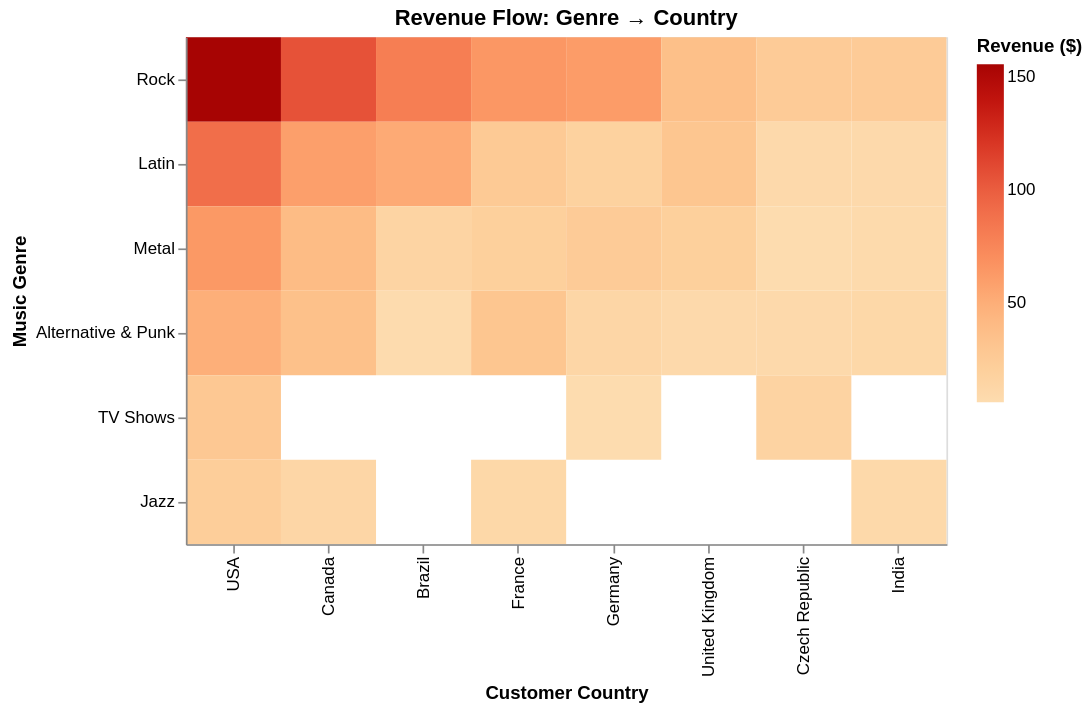

Notebook source saved alongside this figure:
### Markdown cell above
### Heatmap: Genre to Country flow

### Code cell
df_flow = genre_country_flow.DataFrame()

top_genres = df_flow.groupby('genre')['flow_value'].sum().nlargest(6).index.tolist()
top_countries = df_flow.groupby('country')['flow_value'].sum().nlargest(8).index.tolist()

filtered_flow = df_flow[
    (df_flow['genre'].isin(top_genres)) & 
    (df_flow['country'].isin(top_countries))
]

chart = (
    alt.Chart(filtered_flow)
    .mark_rect()
    .encode(
        x=alt.X('country:N', title='Customer Country', sort=top_countries),
        y=alt.Y('genre:N', title='Music Genre', sort=top_genres),
        color=alt.Color('flow_value:Q', 
            scale=alt.Scale(scheme='orangered'),
            legend=alt.Legend(title='Revenue ($)')),
        tooltip=['genre', 'country', 'flow_value', 'purchase_count']
    )
    .properties(title='Revenue Flow: Genre → Country', width=450, height=300)
)

chart

### Figure 1 — Vega-Lite specification as saved in the notebook (floating-point values rounded to 4 significant figures)
{"config": {"view": {"continuousWidth": 300, "continuousHeight": 300}}, "data": {"name": "data-3157215eb9b863426ae495d930bfae73"}, "mark": {"type": "rect"}, "encoding": {"color": {"field": "flow_value", "legend": {"title": "Revenue ($)"}, "scale": {"scheme": "orangered"}, "type": "quantitative"}, "tooltip": [{"field": "genre", "type": "nominal"}, {"field": "country", "type": "nominal"}, {"field": "flow_value", "type": "quantitative"}, {"field": "purchase_count", "type": "quantitative"}], "x": {"field": "country", "sort": ["USA", "Canada", "Brazil", "France", "Germany", "United Kingdom", "Czech Republic", "India"], "title": "Customer Country", "type": "nominal"}, "y": {"field": "genre", "sort": ["Rock", "Latin", "Metal", "Alternative & Punk", "TV Shows", "Jazz"], "title": "Music Genre", "type": "nominal"}}, "height": 300, "title": "Revenue Flow: Genre → Country", "width": 450, "$schema": "https://vega.github.io/schema/vega-lite/v6.1.0.json", "datasets": {"data-3157215eb9b863426ae495d930bfae73": [{"genre": "Rock", "country": "USA", "flow_value": 155.4, "purchase_count": 157}, {"genre": "Rock", "country": "Canada", "flow_value": 105.9, "purchase_count": 107}, {"genre": "Latin", "country": "USA", "flow_value": 90.09, "purchase_count": 91}, {"genre": "Rock", "country": "Brazil", "flow_value": 80.19, "purchase_count": 81}, {"genre": "Rock", "country": "France", "flow_value": 64.35, "purchase_count": 65}, {"genre": "Metal", "country": "USA", "flow_value": 63.36, "purchase_count": 64}, {"genre": "Rock", "country": "Germany", "flow_value": 61.38, "purchase_count": 62}, {"genre": "Latin", "country": "Canada", "flow_value": 59.4, "purchase_count": 60}, {"genre": "Latin", "country": "Brazil", "flow_value": 52.47, "purchase_count": 53}, {"genre": "Alternative & Punk", "country": "USA", "flow_value": 49.5, "purchase_count": 50}, {"genre": "Metal", "country": "Canada", "flow_value": 39.6, "purchase_count": 40}, {"genre": "Rock", "country": "United Kingdom", "flow_value": 36.63, "purchase_count": 37}, {"genre": "Alternative & Punk", "country": "Canada", "flow_value": 35.64, "purchase_count": 36}, {"genre": "Alternative & Punk", "country": "France", "flow_value": 30.69, "purchase_count": 31}, {"genre": "Latin", "country": "United Kingdom", "flow_value": 30.69, "purchase_count": 31}, {"genre": "TV Shows", "country": "USA", "flow_value": 27.86, "purchase_count": 14}, {"genre": "Latin", "country": "France", "flow_value": 25.74, "purchase_count": 26}, {"genre": "Rock", "country": "India", "flow_value": 24.75, "purchase_count": 25}, {"genre": "Metal", "country": "Germany", "flow_value": 24.75, "purchase_count": 25}, {"genre": "Rock", "country": "Czech Republic", "flow_value": 24.75, "purchase_count": 25}, {"genre": "Jazz", "country": "USA", "flow_value": 21.78, "purchase_count": 22}, {"genre": "Metal", "country": "United Kingdom", "flow_value": 19.8, "purchase_count": 20}, {"genre": "Metal", "country": "France", "flow_value": 19.8, "purchase_count": 20}, {"genre": "Latin", "country": "Germany", "flow_value": 17.82, "purchase_count": 18}, {"genre": "TV Shows", "country": "Czech Republic", "flow_value": 15.92, "purchase_count": 8}, {"genre": "Metal", "country": "Brazil", "flow_value": 14.85, "purchase_count": 15}, {"genre": "Alternative & Punk", "country": "Germany", "flow_value": 12.87, "purchase_count": 13}, {"genre": "Jazz", "country": "Canada", "flow_value": 12.87, "purchase_count": 13}, {"genre": "Jazz", "country": "France", "flow_value": 10.89, "purchase_count": 11}, {"genre": "Alternative & Punk", "country": "India", "flow_value": 10.89, "purchase_count": 11}, {"genre": "Jazz", "country": "India", "flow_value": 9.9, "purchase_count": 10}, {"genre": "Latin", "country": "Czech Republic", "flow_value": 8.91, "purchase_count": 9}, {"genre": "Latin", "country": "India", "flow_value": 8.91, "purchase_count": 9}, {"genre": "Alternative & Punk", "country": "Czech Republic", "flow_value": 8.91, "purchase_count": 9}, {"genre": "Alternative & Punk", "country": "United Kingdom", "flow_value": 8.91, "purchase_count": 9}, {"genre": "Metal", "country": "India", "flow_value": 7.92, "purchase_count": 8}, {"genre": "Alternative & Punk", "country": "Brazil", "flow_value": 6.93, "purchase_count": 7}, {"genre": "TV Shows", "country": "Germany", "flow_value": 5.97, "purchase_count": 3}, {"genre": "Metal", "country": "Czech Republic", "flow_value": 5.94, "purchase_count": 6}]}}
